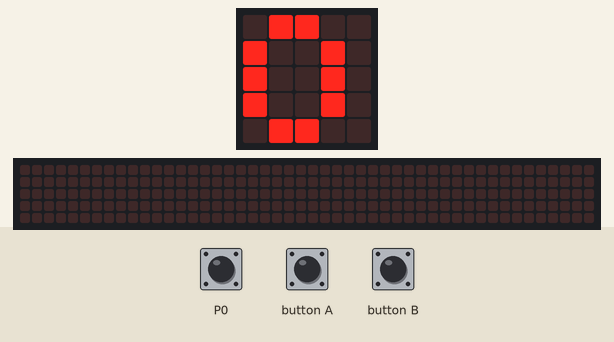
A program run on a simulated BBC micro:bit (MakeCode). On the bench: the board's 5×5 LED display, a strip that is not on the board, showing the scrolling text unrolled. Inputs (shaded band) come from the test bench. The 48×5 strip is a reading aid, not a part: it shows the text the display is scrolling, unrolled, one strip-width of it at a time.

Above: at 1.9 s.
2.0 s: button B pressed for 0.15 s
At 2.22 s:
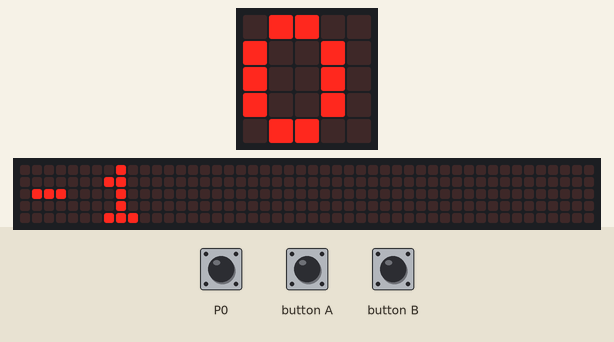
2.7 s: button A pressed for 0.15 s
3.4 s: button A pressed for 0.15 s
4.1 s: button B pressed for 0.15 s
At 5.22 s:
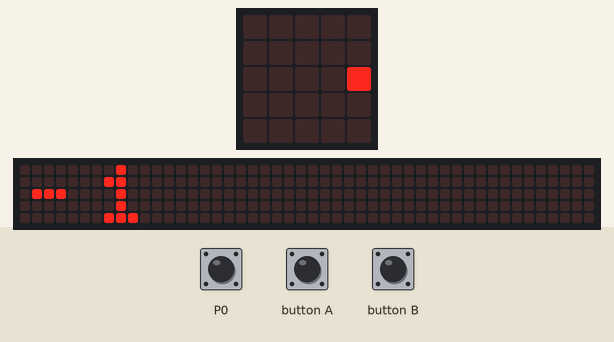
Timing chart, 0 to 7.1 s (numbered marks = the images above; inputs shaded):
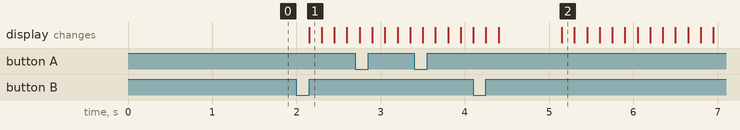

Measured:
- after the input at 2.0 s, the display: changes after 0.15 s (image 1)

The program:

main.ts
```typescript
input.onPinPressed(TouchPin.P0, function () {

})
input.onButtonPressed(Button.A, function () {
    if (radio2 > 255) {
        radio2 = 255
    } else {
        radio2 += 1
        radio.setGroup(radio2)
        basic.showNumber(radio2)
    }
})
input.onButtonPressed(Button.B, function () {
    if (radio2 < 0) {
        radio2 = 0
    } else {
        radio2 += -1
        radio.setGroup(radio2)
        basic.showNumber(radio2)
    }
})
let radio2 = 0
radio.setGroup(-1)
radio2 = 0
radio.setGroup(radio2)
basic.showNumber(radio2)
basic.forever(function () {

})
```

test.ts
```typescript
// aquí va el archivo "tests"; esto no se compilará cuando este paquete se utilice como una extensión.
```
